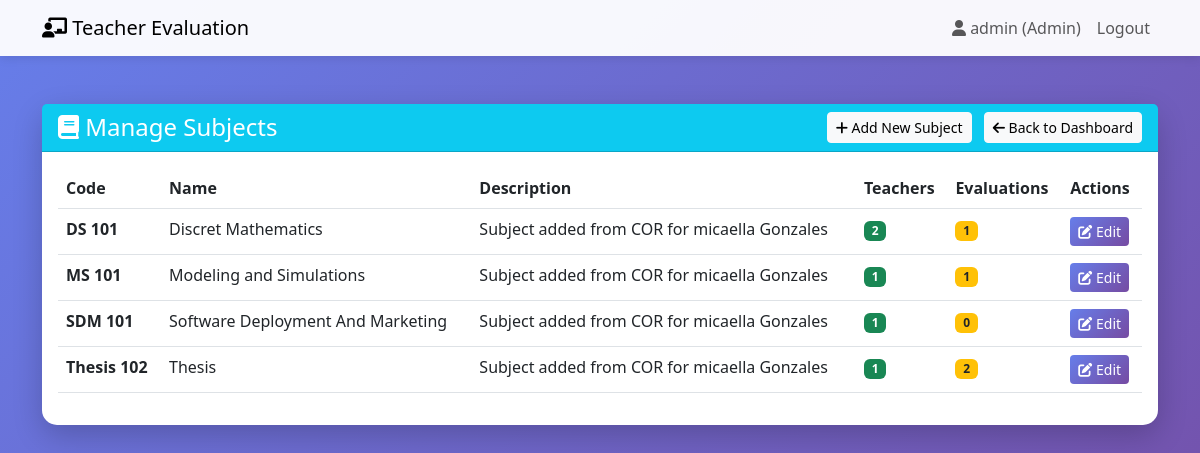
The page /admin-dashboard/subjects/ (signed in) on the database its author committed.
### evaluation/models.py (models this page shows, shortened)
class User(AbstractUser):
    USER_TYPE_CHOICES = (
        ('admin', 'Admin'),
        ('student', 'Student'),
        ('teacher', 'Teacher'),
    )
    user_type = models.CharField(max_length=10, choices=USER_TYPE_CHOICES)
    phone = models.CharField(max_length=15, blank=True, null=True)
    profile_picture = models.ImageField(upload_to='profiles/', blank=True, null=True)
    bio = models.TextField(blank=True, null=True)
    is_email_verified = models.BooleanField(default=False)
    is_pending = models.BooleanField(default=False)
    email_verification_token = models.CharField(max_length=100, blank=True, null=True)

class Subject(models.Model):
    YEAR_LEVEL_CHOICES = (
        (1, '1st Year'),
        (2, '2nd Year'),
        (3, '3rd Year'),
        (4, '4th Year'),
    )
    name = models.CharField(max_length=100)
    code = models.CharField(max_length=20, unique=True)
    start_time = models.TimeField(
        help_text="Start time of the subject",
        default="09:00"
    )
    end_time = models.TimeField(
        help_text="End time of the subject",
        default="10:00"
    )
    days = models.CharField(
        max_length=50,
        help_text="Days of the week (e.g. MON,WED,FRI)",
        blank=True
    )
    description = models.TextField(blank=True)
    year_level = models.IntegerField(
        choices=YEAR_LEVEL_CHOICES,
        help_text="Year level this subject is offered to"
    )
    department = models.ForeignKey(
        Department,
        on_delete=models.PROTECT,
        related_name='subjects',
        help_text="Department offering this subject"
    )
    created_by = models.ForeignKey(
        'TeacherProfile',
        on_delete=models.SET_NULL,
        null=True,
        blank=True,
        related_name='created_subjects',
        help_text="Teacher who created this subject"
    )
    created_at = models.DateTimeField(auto_now_add=True)
    updated_at = models.DateTimeField(auto_now=True)
    class Meta:
        ordering = ['code']

### evaluation/views.py (the view)
# urls.py: path('admin-dashboard/subjects/', views.manage_subjects, name='manage_subjects'),
@login_required
def manage_subjects(request):
    if request.user.user_type != 'admin':
        messages.error(request, 'Access denied!')
        return redirect('home')
    subjects = Subject.objects.all()
    context = {'subjects': subjects}
    return render(request, 'manage_subjects.html', context)

### evaluation/templates/manage_subjects.html (shortened to what this page needs)
{% extends 'base.html' %}
{% block content %}
<div class="container py-5">
    <div class="card">
        <div class="card-header bg-info text-white">
            <div class="d-flex justify-content-between align-items-center">
                <h4 class="mb-0"><i class="fas fa-book"></i> Manage Subjects</h4>
                <div>
                    <a href="/admin/evaluation/subject/add/" class="btn btn-light btn-sm me-2" target="_blank">
                        <i class="fas fa-plus"></i> Add New Subject
                    </a>
                    <a href="{% url 'admin_dashboard' %}" class="btn btn-light btn-sm">
                        <i class="fas fa-arrow-left"></i> Back to Dashboard
                    </a>
                </div>
            </div>
        </div>
        <div class="card-body">
            {% if subjects %}
            <div class="table-responsive">
                <table class="table table-hover">
                    <thead>
                        <tr>
                            <th>Code</th>
                            <th>Name</th>
                            <th>Description</th>
                            <th>Teachers</th>
                            <th>Evaluations</th>
                            <th>Actions</th>
                        </tr>
                    </thead>
                    <tbody>
                        {% for subject in subjects %}
                        <tr>
                            <td><strong>{{ subject.code }}</strong></td>
                            <td>{{ subject.name }}</td>
                            <td>{{ subject.description|truncatewords:10 }}</td>
                            <td>
                                <span class="badge bg-success">{{ subject.teachers.count }}</span>
                            </td>
                            <td>
                                <span class="badge bg-warning text-dark">{{ subject.evaluation_set.count }}</span>
                            </td>
                            <td>
                                <a href="/admin/evaluation/subject/{{ subject.id }}/change/"
                                    class="btn btn-sm btn-primary" target="_blank">
                                    <i class="fas fa-edit"></i> Edit
                                </a>
                            </td>
                        </tr>
                        {% endfor %}
                    </tbody>
                </table>
            </div>
            {% endif %}
        </div>
    </div>
</div>
{% endblock %}

### evaluation/templates/base.html (shortened to what this page needs)
<!DOCTYPE html>
<html lang="en">
<head>
    <link href="https://cdn.jsdelivr.net/npm/bootstrap@5.3.0/dist/css/bootstrap.min.css" rel="stylesheet">
    <link href="https://cdnjs.cloudflare.com/ajax/libs/font-awesome/6.0.0/css/all.min.css" rel="stylesheet">
</head>
<body>
    <nav class="navbar navbar-expand-lg navbar-light bg-light">
        <div class="container">
            <a class="navbar-brand" href="{% url 'home' %}">
                <i class="fas fa-chalkboard-teacher"></i> Teacher Evaluation
            </a>
            <div class="collapse navbar-collapse" id="navbarNav">
                <ul class="navbar-nav ms-auto">
                    {% if user.is_authenticated %}
                    <li class="nav-item">
                        <span class="nav-link">
                            <i class="fas fa-user"></i> {{ user.username }} ({{ user.get_user_type_display }})
                        </span>
                    </li>
                    <li class="nav-item">
                        <a class="nav-link" href="{% url 'logout' %}">Logout</a>
                    </li>
                    {% endif %}
                </ul>
            </div>
        </div>
    </nav>
    {% block content %}{% endblock %}
</body>
</html>

### evaluation/templates/base.html (style rules this page uses)
:root { --primary-color: #667eea; --secondary-color: #764ba2; }
body { min-height: 100vh; background: linear-gradient(135deg, var(--primary-color) 0%, var(--secondary-color) 100%); }
.navbar { background: rgba(255, 255, 255, 0.95) !important; box-shadow: 0 2px 10px rgba(0, 0, 0, 0.1); }
.card { border-radius: 15px; box-shadow: 0 10px 30px rgba(0, 0, 0, 0.2); border: none; }
.btn-primary { background: linear-gradient(135deg, var(--primary-color) 0%, var(--secondary-color) 100%); border: none; }

### rows shown on the page
User: username "admin", user_type "Admin"
Subject: code "DS 101", name "Discret Mathematics", description "Subject added from COR for micaella Gonzales", teachers.count "2", evaluation_set.count "1"
Subject: code "MS 101", name "Modeling and Simulations", description "Subject added from COR for micaella Gonzales", teachers.count "1", evaluation_set.count "1"
Subject: code "SDM 101", name "Software Deployment And Marketing", description "Subject added from COR for micaella Gonzales", teachers.count "1", evaluation_set.count "0"
Subject: code "Thesis 102", name "Thesis", description "Subject added from COR for micaella Gonzales", teachers.count "1", evaluation_set.count "2"
